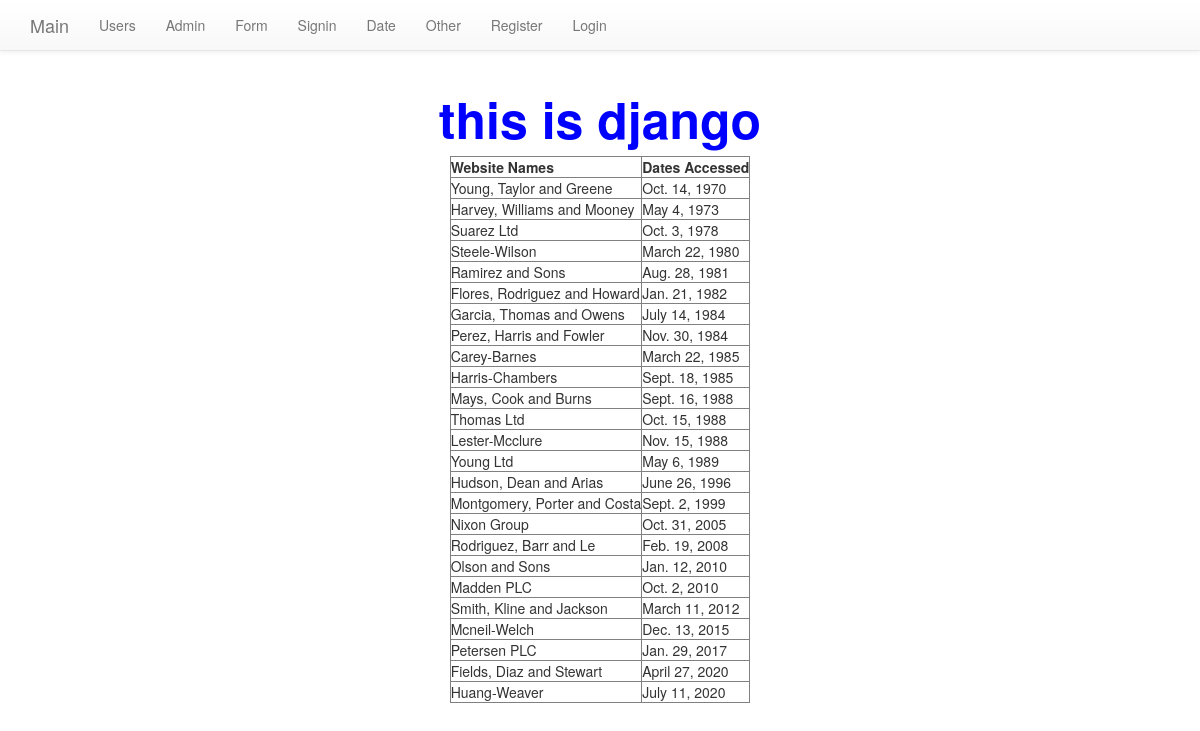
/newapp/, run on the app's committed database.
### appTwo/models.py (models this page shows, shortened)
class AccessRecord(models.Model):
    name=models.ForeignKey(Webpage,on_delete=models.CASCADE)
    date=models.DateField()

class Webpage(models.Model):
    topic = models.ForeignKey(Topic, on_delete=models.CASCADE)
    name =models.CharField(max_length=264, unique=True)
    url = models.URLField()
    def __str__(self):
        return self.name

### appTwo/views.py (the view)
# urls.py: url(r'^newapp/$',views.task, name="app"),
def task(request):
    webpgs=AccessRecord.objects.order_by('date')
    access={'access_record':webpgs}
    return render (request,'appTwo/index.html', context=access)

### templates/appTwo/index.html (shortened to what this page needs)
{% extends 'appTwo/base.html' %}
{% load staticfiles %}
{% block body_block %}
<html>
    <head>
        <link rel="stylesheet" type="text/css" href="{% static 'css/indexs.css' %}" />
    </head>
    <body>
        <h1 align="center" id="are">this is django</h1>
        <div class="djangtwo">
            {% if access_record %}
            <table align="center" border="1">
                <thead>
                    <th>Website Names</th>
                    <th>Dates Accessed</th>
                </thead>
                {% for acc in access_record %}
                <tr>
                    <td>{{acc.name}}</td>
                    <td>{{acc.date}}</td>
                </tr>
                {% endfor %}
            </table>
            {% else %}
            <p>no access records found</p>
            {% endif %}
        </div>
    </body>
</html>
{% endblock %}

### templates/appTwo/base.html (shortened to what this page needs)
{% load staticfiles %}
<!DOCTYPE html>
<html>
    <head>
        <link rel="stylesheet" href="https://maxcdn.bootstrapcdn.com/bootstrap/3.3.7/css/bootstrap.min.css">
        <link rel="stylesheet" href="https://maxcdn.bootstrapcdn.com/bootstrap/3.3.7/css/bootstrap-theme.min.css">
    </head>
    <body>
        <nav class="navbar navbar-default navbar-static-top">
            <div class="container">
                <ul class="nav navbar-nav">
                    <li><a class="navbar-brand" href="{% url 'index' %}">Main</a></li>
                    <li><a class="navbar-link" href="{% url 'appTwo:userinfo' %}">Users</a></li>
                    <li><a class="navbar-link" href="{% url 'admin:index' %}">Admin</a></li>
                    <li><a class="navbar-link" href="{% url 'appTwo:forms' %}">Form</a></li>
                    <li><a class="navbar-link" href="{% url 'appTwo:signin' %}">Signin</a></li>
                    <li><a class="navbar-link" href="{% url 'appTwo:app' %}">Date</a></li>
                    <li><a class="navbar-link" href="{% url 'appTwo:others' %}">Other</a></li>
                    <li><a class="navbar-link" href="{% url 'appTwo:register' %}">Register</a></li>
                    {% if user.is_authenticated %}
                    <li><a class="navbar-link" href="{% url 'appTwo:user_logout' %}">Logout</a></li>
                    {% else %}
                    <li><a class="navbar-link" href="{% url 'appTwo:user_login' %}">Login</a></li>
                    {% endif %}
                </ul>
            </div>
        </nav>
        <div class="container">
            {% block body_block %}
            {% endblock %}
        </div>
    </body>

### static/css/indexs.css (style rules this page uses)
#are { color:blue; font-weight: 700; font-size: 50px; text-align: center; }

### data on the page
AccessRecord: name "Young, Taylor and Greene", date "Oct. 14, 1970"
AccessRecord: name "Harvey, Williams and Mooney", date "May 4, 1973"
AccessRecord: name "Suarez Ltd", date "Oct. 3, 1978"
AccessRecord: name "Steele-Wilson", date "March 22, 1980"
AccessRecord: name "Ramirez and Sons", date "Aug. 28, 1981"
AccessRecord: name "Flores, Rodriguez and Howard", date "Jan. 21, 1982"
AccessRecord: name "Garcia, Thomas and Owens", date "July 14, 1984"
AccessRecord: name "Perez, Harris and Fowler", date "Nov. 30, 1984"
AccessRecord: name "Carey-Barnes", date "March 22, 1985"
AccessRecord: name "Harris-Chambers", date "Sept. 18, 1985"
AccessRecord: name "Mays, Cook and Burns", date "Sept. 16, 1988"
AccessRecord: name "Thomas Ltd", date "Oct. 15, 1988"
AccessRecord: name "Lester-Mcclure", date "Nov. 15, 1988"
AccessRecord: name "Young Ltd", date "May 6, 1989"
AccessRecord: name "Hudson, Dean and Arias", date "June 26, 1996"
AccessRecord: name "Montgomery, Porter and Costa", date "Sept. 2, 1999"
AccessRecord: name "Nixon Group", date "Oct. 31, 2005"
AccessRecord: name "Rodriguez, Barr and Le", date "Feb. 19, 2008"
AccessRecord: name "Olson and Sons", date "Jan. 12, 2010"
AccessRecord: name "Madden PLC", date "Oct. 2, 2010"
AccessRecord: name "Smith, Kline and Jackson", date "March 11, 2012"
AccessRecord: name "Mcneil-Welch", date "Dec. 13, 2015"
AccessRecord: name "Petersen PLC", date "Jan. 29, 2017"
AccessRecord: name "Fields, Diaz and Stewart", date "April 27, 2020"
AccessRecord: name "Huang-Weaver", date "July 11, 2020"
